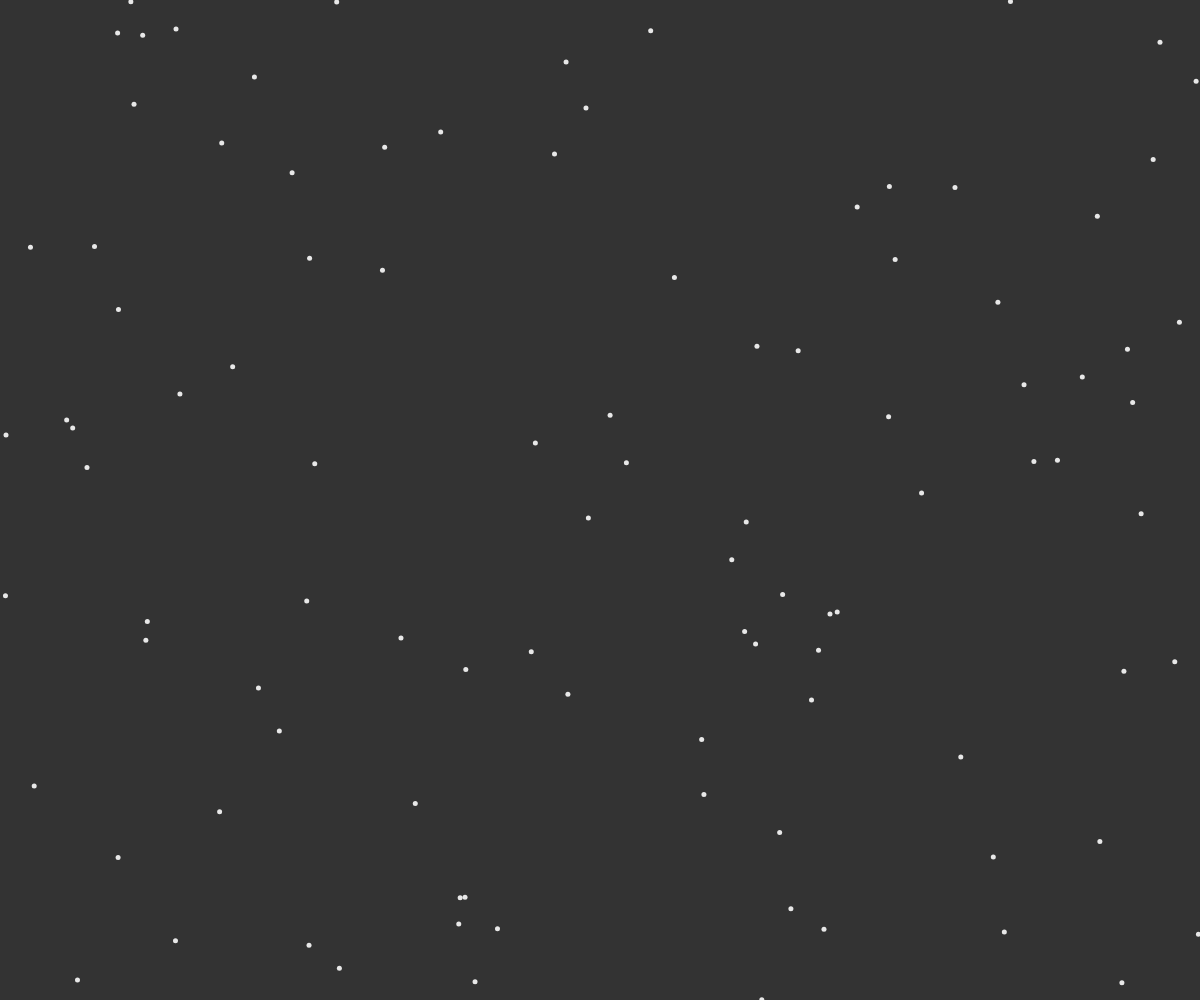
Frame 1 (no input)
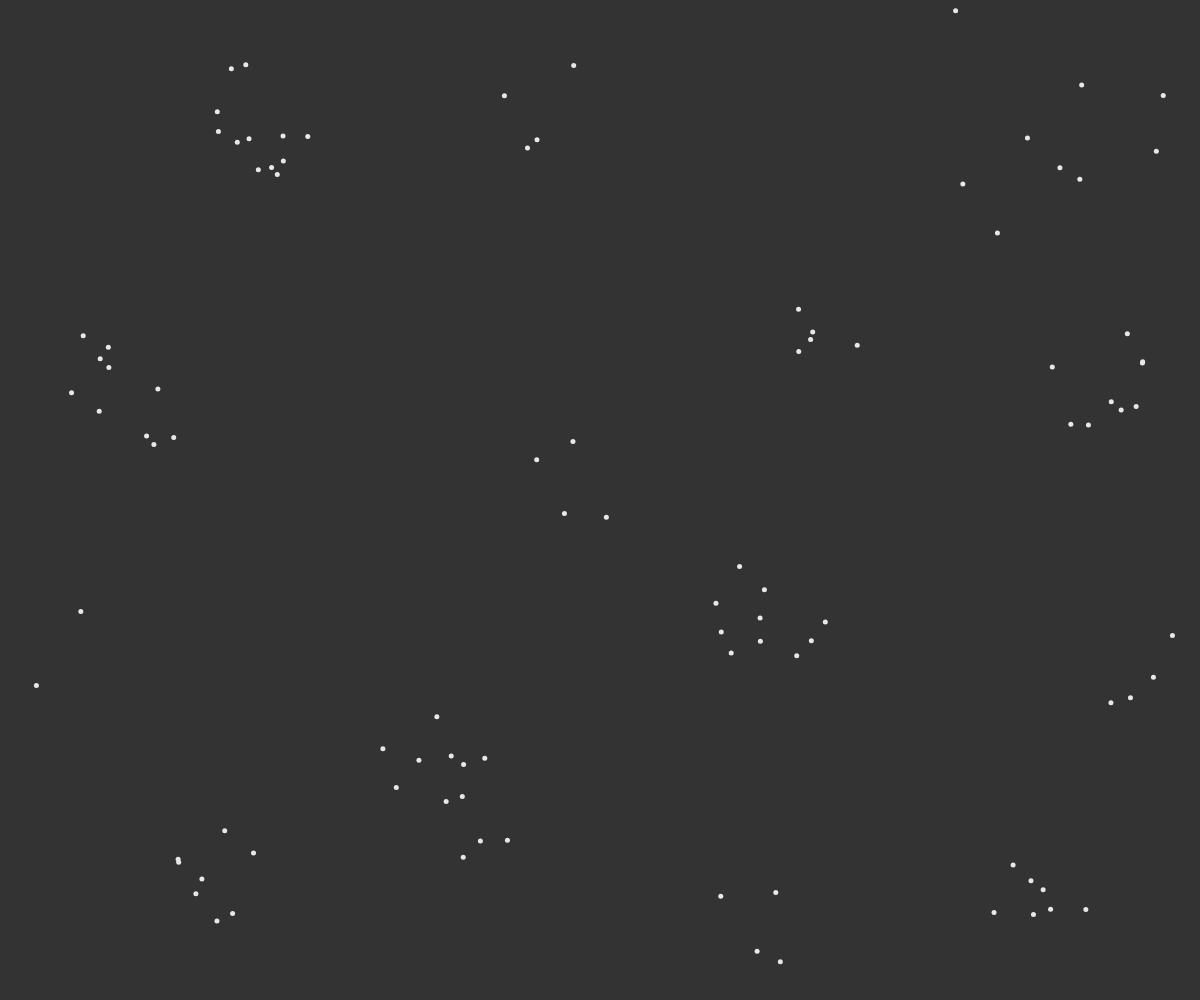
Frame 60 (no input)
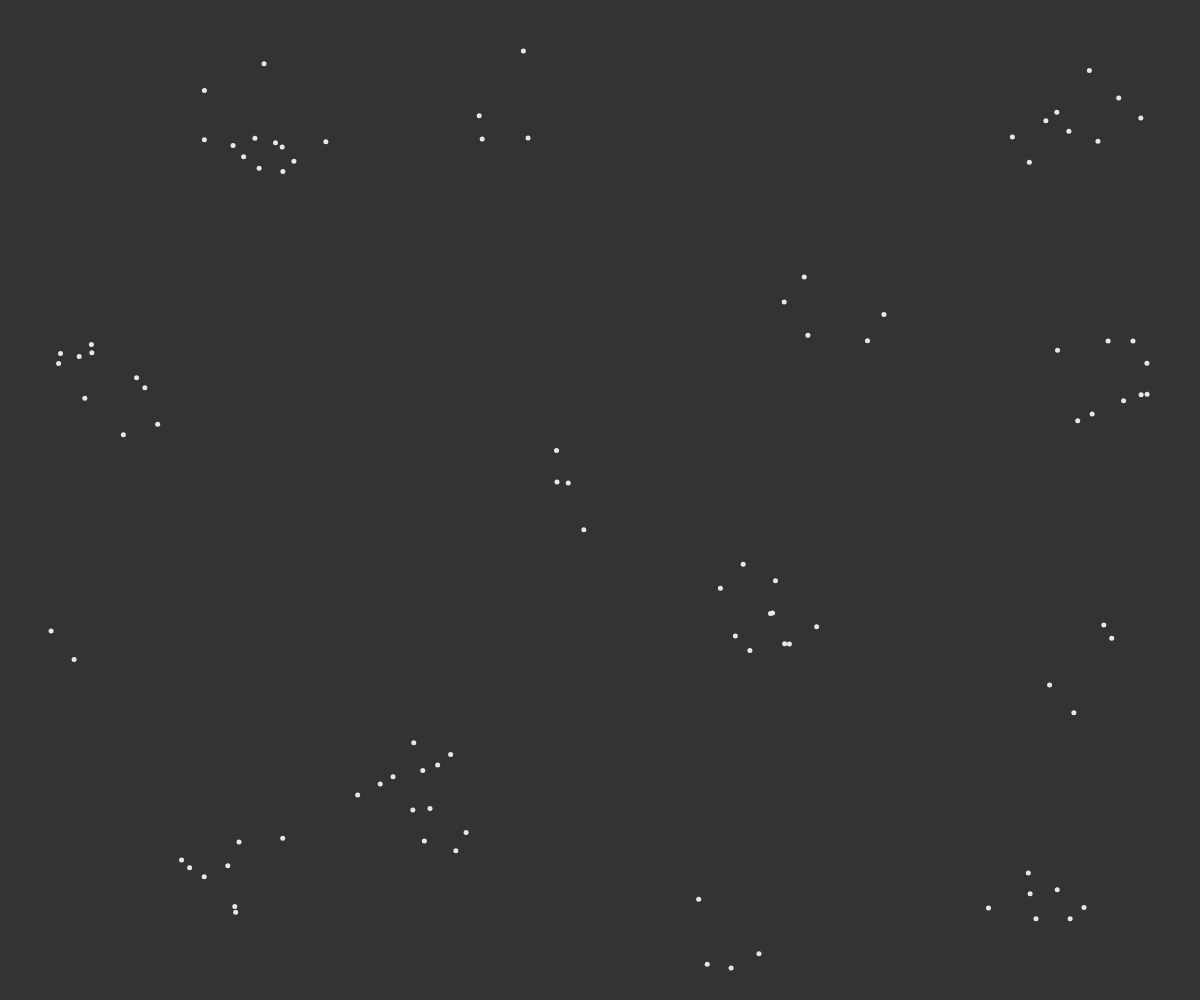
Frame 120 (the mouse pressed at the canvas centre since frame 60)

The p5.js sketch that drew these frames (run headless with seeded random() and noise() and a simulated clock; from frame 60 on, the mouse is pressed at the canvas centre):

// p5.js sketch
// ── sketch.js
var boids;

function setup() {
  var width = window.innerWidth,
    height = window.innerHeight;
  createCanvas(width, height);
  background(51);
  boids = Array(100)
    .fill(null)
    .map(_ =>
      Boid.new({
        x: random(0, width),
        y: random(0, height)
      })
    );
}

function draw() {
  background(51);
  boids.forEach(b => {
    Boid.update(b, boids);
    Boid.draw(b);
  });
}

var INITIAL_FORCE = 20;
var ATTRACTION_DISTANCE = 120;
var REPULSION_DISTANCE = 20;
var MAX_SPEED = 3;
var SIZE = 5;

var Boid = {
  new: ({ x, y, vel, acc }) => ({
    pos: createVector(x, y),
    vel: vel || createVector(),
    acc: acc || p5.Vector.random2D().mult(INITIAL_FORCE),
    maxVel: MAX_SPEED + random(-(MAX_SPEED * 0.25), MAX_SPEED * 0.25),
    size: SIZE
  }),

  update(boid, boids) {
    var neighboursPosition = createVector();
    var neighbours = 0;

    var repulsion = createVector();
    boids.forEach(neighbour => {
      var dist = boid.pos.dist(neighbour.pos);
      if (neighbour !== boid) {
        if (dist < REPULSION_DISTANCE) {
          repulsion.add(
            neighbour.pos
              .copy()
              .sub(boid.pos)
              .mult(-0.01)
          );
        } else if (dist < ATTRACTION_DISTANCE) {
          neighboursPosition.add(neighbour.pos);
          neighbours++;
        }
      }
    });

    boid.acc.add(repulsion);
    if (neighbours > 0) {
      neighboursPosition.div(neighbours);
      boid.acc.add(
        neighboursPosition
          .copy()
          .sub(boid.pos)
          .div(100)
      );
    }

    boid.acc.limit(MAX_SPEED);
    boid.pos.add(boid.vel);
    boid.pos.x = (width + boid.pos.x) % width;
    boid.pos.y = (height + boid.pos.y) % height;
    boid.vel.add(boid.acc).limit(boid.maxVel * 2);
    boid.acc.mult(0);
    return boid;
  },

  draw(boid) {
    noStroke();
    // fill(232, 232, 0, 20)
    // ellipse(boid.pos.x, boid.pos.y, ATTRACTION_DISTANCE, ATTRACTION_DISTANCE)
    fill(232);
    ellipse(boid.pos.x, boid.pos.y, boid.size, boid.size);
  }
};
